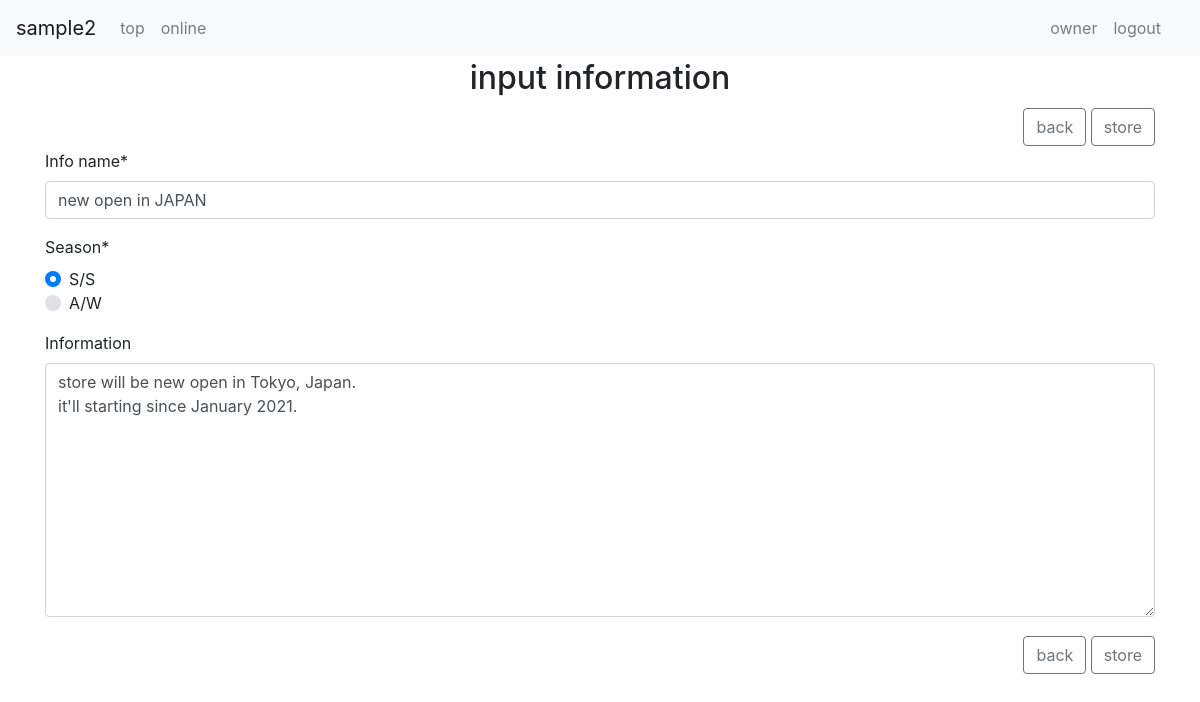
The page /app/info_update/2/ (signed in) on the database its author committed.
### app/models.py (models this page shows)
class Info(models.Model):
    SEX_CHOICES = (
        (1, 'S/S'),
        (2, 'A/W'),
    )
    name = models.CharField(
        verbose_name='info name',
        max_length=200,
    )
    season = models.IntegerField(
        verbose_name='season',
        choices=SEX_CHOICES,
        default=1
    )
    info = models.TextField(
        verbose_name='information',
        max_length=300,
        blank=True,
        null=True,
    )
    created_at = models.DateTimeField(
        verbose_name='registlation date',
        auto_now_add=True
    )

### app/views.py (the view)
# urls.py: path('info_update/<int:pk>/', InfoUpdateView.as_view(), name='info_update'),
class InfoUpdateView(LoginRequiredMixin, UpdateView):
    model = Info
    form_class = InfoForm
    success_url = reverse_lazy('')

### app/forms.py
class InfoForm(forms.ModelForm):
    class Meta:
        model = Info
        fields = ('name','season','info')
        widgets = {
                    'name': forms.TextInput(attrs={'placeholder':'for example：AirLight-20'}),
                    'season': forms.RadioSelect(),
                    'info': forms.Textarea(),
                  }

### app/templates/app/info_form.html (shortened to what this page needs)
{% extends "./_base.html" %}
{% load crispy_forms_tags %}
{% block content %}
<div class="container">
    <div class="row">
        <div class="col-12">
            <h2 class="text-center">input information</h2>
        </div>
    </div>
    <div class="row">
        <div class="col-12">
            <div class="float-right">
                <a class="btn btn-outline-secondary" href="{% url '' %}">back</a>
                <a class="btn btn-outline-secondary save" href="#">store</a>
            </div>
        </div>
    </div>
    <div class="row">
        <div class="col-12">
            <form method="post" enctype="multipart/form-data" id="myform" multiple="">
                {%crispy form%}
            </form>
        </div>
    </div>
    <div class="row">
        <div class="col-12">
            <div class="float-right">
                <a class="btn btn-outline-secondary" href="{% url '' %}">back</a>
                <a class="btn btn-outline-secondary save" href="#">store</a>
            </div>
        </div>
    </div>
</div>
{% endblock %}

### app/static/app/css/app.css (style rules this page uses)
.row { margin-top:3px; margin-bottom:3px; }

### rows shown on the page
Info: name "new open in JAPAN", info "store will be new open in Tokyo, Japan. it'll starting since January 2021."
